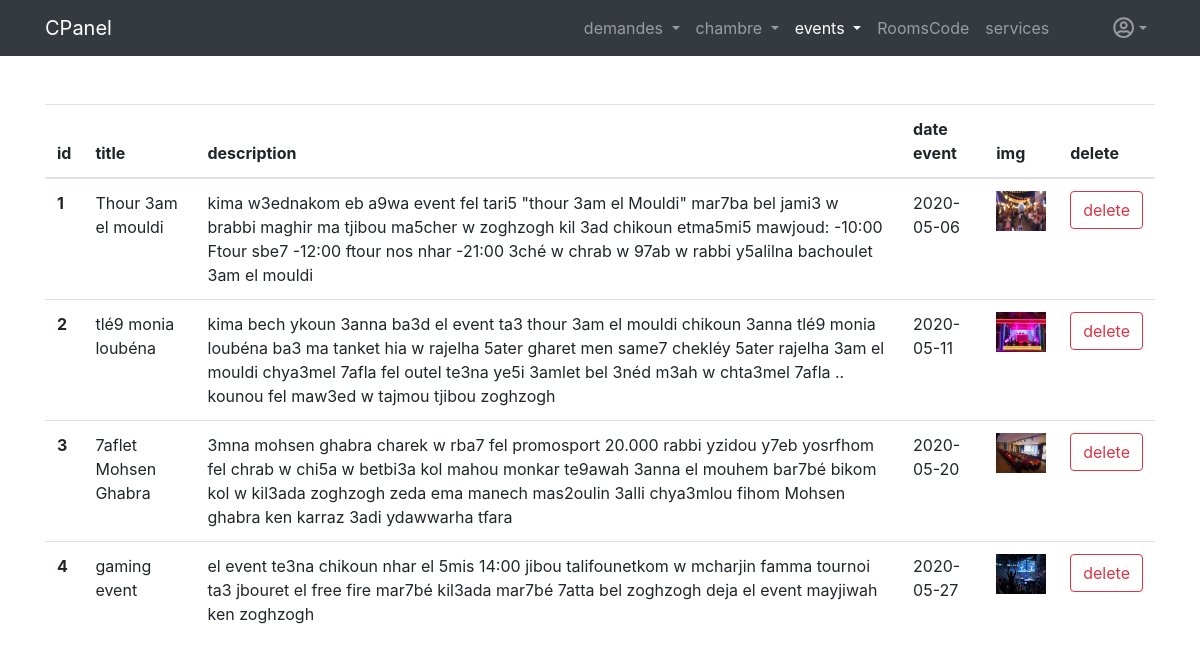
Screenshot of /view_ev_admin.php (signed in) with the database file from the repository.
### tables this page shows
CREATE TABLE `events` (
  `id_event` int(10) UNSIGNED NOT NULL,
  `Title` varchar(120) NOT NULL,
  `description` varchar(600) NOT NULL,
  `img` varchar(300) NOT NULL,
  `date_eve` date NOT NULL
);

### view_ev_admin.php (the view, shortened to what this page needs)
<?php
if(!isset($_SESSION['adminUsername']))
{
    header('Location:admin.php');
}
else
{
    $db_username = 'root';
    $db_password = '';
    $db_name = 'khalil';
    $db_host = 'localhost';
    $db = mysqli_connect($db_host,$db_username,$db_password,$db_name) or die('Could not connect To database');
    $req = 'select * from events ';
    $exec = mysqli_query($db,$req);
?>
<!DOCTYPE html>
<html lang="en">
<head>
    <link rel="stylesheet" href="css/bootstrap.min.css">
</head>
<body>
<nav class="navbar navbar-expand-lg navbar-dark bg-dark">
<div class="container">
  <a class="navbar-brand" href="dashboard.php">CPanel</a>
  <div class="collapse navbar-collapse" id="navbarSupportedContent">
    <ul class="navbar-nav ml-auto">
    <li class="nav-item dropdown  ">
        <a class="nav-link dropdown-toggle" href="#" id="navbarDropdown" role="button" data-toggle="dropdown" aria-haspopup="true" aria-expanded="false">
          demandes
        </a>
      </li>
      <li class="nav-item dropdown ">
        <a class="nav-link dropdown-toggle" href="#" id="navbarDropdown" role="button" data-toggle="dropdown" aria-haspopup="true" aria-expanded="false">
          chambre
        </a>
      </li>
      <li class="nav-item dropdown active">
        <a class="nav-link dropdown-toggle" href="#" id="navbarDropdown" role="button" data-toggle="dropdown" aria-haspopup="true" aria-expanded="false">
          events
        </a>
      </li>
        <li class="nav-item">
            <a href="roomscode.php" class="nav-link">RoomsCode</a>
          </li>
          <li class="nav-item ">
            <a href="services.php" class="nav-link">services</a>
          </li>
      <li class="nav-item dropdown dropdown">
        <a class="nav-link dropdown-toggle ml-5 dropdown-toggle dropdown-toggle-split" href="#" id="navbarDropdown" role="button" data-toggle="dropdown" aria-haspopup="true" aria-expanded="false">
        <i class="far fa-user-circle fa-lg"></i>
        </a>
      </li>
    </ul>
  </div>
  </div>
</nav>
<div class="container mt-5">
<table class="table">
  <thead>
    <tr>
      <th scope="col">id</th>
      <th scope="col">title</th>
      <th scope="col">description</th>
      <th scope="col">date event</th>
      <th scope="col">img</th>
      <th>delete</th>
    </tr>
  </thead>
  <tbody>
    <?php
        while($ev = mysqli_fetch_array($exec))
        {
    ?>
    <tr>
            <th scope="row"><?= $ev['id_event']; ?></th>
            <td> <?= $ev['Title']; ?> </td>
            <td><?= $ev['description']; ?></td>
            <td><?= $ev['date_eve']; ?></td>
            <td> <img src="<?= $ev['img']; ?>" width="50px" height="40px" alt=""> </td>
            <td> <a href="includes/actionDeleteEvent.php?id=<?= $ev['id_event']; ?>" class="btn btn-outline-danger">delete</a> </td>
    </tr>
        <?php }  ?>
  </tbody>
</table>
</div>
</body>
</html>
<?php
}
?>

### rows the page displays
events: id_event "1", Title "Thour 3am el mouldi", description "kima w3ednakom eb a9wa event fel tari5 \"thour 3am el Mouldi\" mar7ba bel jami3 w brabbi maghir ma tjibou ma5cher w zoghzogh kil 3ad chikoun etma5mi5 mawjoud: -10:00 Ftour sbe7 -12:00 ftour nos nhar -21:00 3ché w chrab w 97ab w rabbi y5alilna bachoulet 3am el mouldi", date_eve "2020-05-06", img (picture)
events: id_event "2", Title "tlé9 monia loubéna", description "kima bech ykoun 3anna ba3d el event ta3 thour 3am el mouldi chikoun 3anna tlé9 monia loubéna ba3 ma tanket hia w rajelha 5ater gharet men same7 chekléy 5ater rajelha 3am el mouldi chya3mel 7afla fel outel te3na ye5i 3amlet bel 3néd m3ah w chta3mel 7afla .. kounou fel maw3ed w tajmou tjibou zoghzogh", date_eve "2020-05-11", img (picture)
events: id_event "3", Title "7aflet Mohsen Ghabra", description "3mna mohsen ghabra charek w rba7 fel promosport 20.000 rabbi yzidou y7eb yosrfhom fel chrab w chi5a w betbi3a kol mahou monkar te9awah 3anna el mouhem bar7bé bikom kol w kil3ada zoghzogh zeda ema manech mas2oulin 3alli chya3mlou fihom Mohsen ghabra ken karraz 3adi ydawwarha tfara", date_eve "2020-05-20", img (picture)
events: id_event "4", Title "gaming event", description "el event te3na chikoun nhar el 5mis 14:00 jibou talifounetkom w mcharjin famma tournoi ta3 jbouret el free fire mar7bé kil3ada mar7bé 7atta bel zoghzogh deja el event mayjiwah ken zoghzogh", date_eve "2020-05-27", img (picture)
